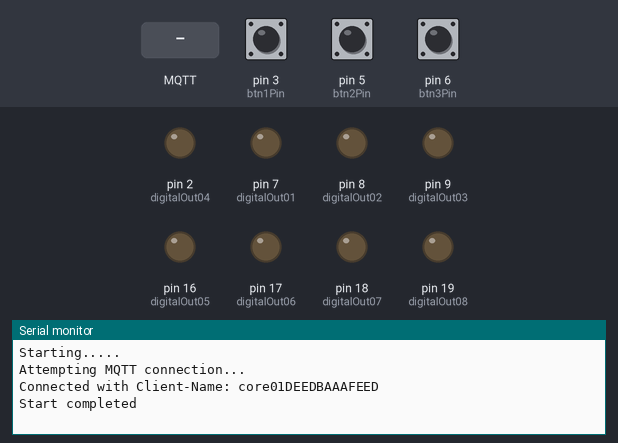
This sketch was run on a simulated Arduino Mega 2560, built with avr-gcc and run on an emulated ATmega2560. Parts: output pins drawn as LEDs (lit = HIGH), the last lines printed to the serial monitor. Inputs (shaded band) come from the test bench; at power-on: pin 3 (btn1Pin) HIGH, pin 5 (btn2Pin) HIGH, pin 6 (btn3Pin) HIGH. WiFi joins after 1.5 s; servers stay silent unless stated; no MQTT or app messages arrive unless stated.

Above: at 2.9 s.
3.0 s: MQTT message "btn1" arrives on the first subscribed topic
At 4.0 s:
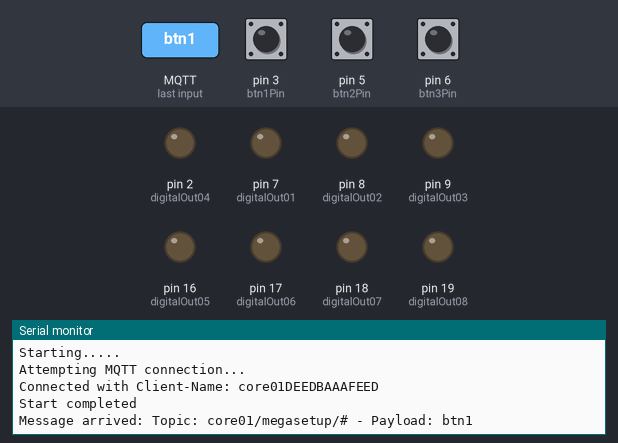
4.5 s: MQTT message "1" arrives on the first subscribed topic
At 5.1 s:
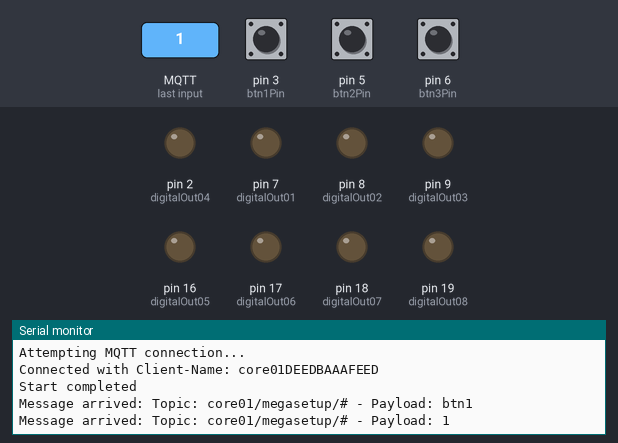
6.0 s: MQTT message "btn1" arrives on the second subscribed topic
At 7.5 s:
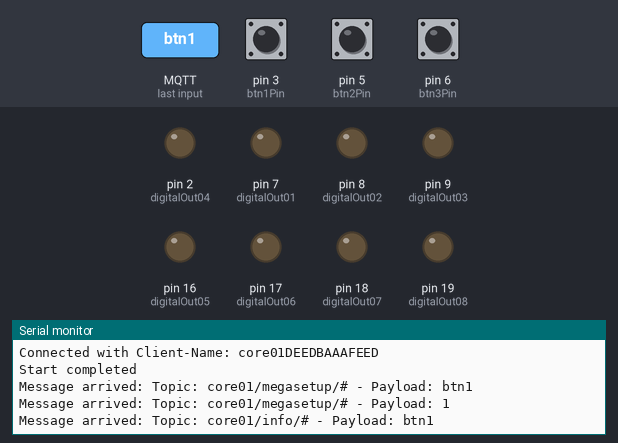

The sketch:

SmartHome-Core.ino
```cpp
/*******************************************/
/* SmartHome Core                          */
/* Version 1.0                             */
/* by wi3                                  */
/* Arduino IDE 1.6.12                      */
/*******************************************/


/*Variablen definieren */
byte mqttsrv[] = {192, 168, 0, 10}; // MQTT Server IP Address
byte mac[] = {0xDE, 0xED, 0xBA, 0xAA, 0xFE, 0xED};
char macString[13];
char ipString[16];
String clientName;

char buff[43]; //Universal Buffer

/******************************************/
/*           MQTT Topic Naming            */
/******************************************/
//MQTT Topic zusammen setzung z.B.:
// core01/dIN01/clicks


#define rootvec "core01"

//Funktions Vektor
#define commandvec "command"
#define infovec "info"
#define setupvec "megasetup"

//EndPunkt Vektoren
#define dOUT01vec "dOUT01"  //Digitale Output Pins
#define dOUT02vec "dOUT02"
#define dOUT03vec "dOUT03"
#define dOUT04vec "dOUT04"
#define dOUT05vec "dOUT05"
#define dOUT06vec "dOUT06"
#define dOUT07vec "dOUT07"
#define dOUT08vec "dOUT08"

#define dIN01vec "dIN01"    //Digital Input Pins
#define dIN02vec "dIN02"
#define dIN03vec "dIN03"
#define dIN04vec "dIN04"
#define dIN05vec "dIN05"
#define dIN06vec "dIN06"
#define dIN07vec "dIN07"
#define dIN08vec "dIN08"


/*Include Libaries */
#include <ClickButton.h>            //https://code.google.com/archive/p/clickbutton/downloads
#include <Ethernet.h>
#include <PubSubClient.h>           //https://github.com/knolleary/pubsubclient

/* Pin's */
#define btn1Pin         3  // Switch Pin's
#define btn2Pin         5
#define btn3Pin         6
#define btn4Pin         25
#define btn5Pin         26
#define btn6Pin         27
#define btn7Pin         28
#define btn8Pin         6

//DUE/Mega
/*
#define digitalOut01    22
#define digitalOut02    24
#define digitalOut03    26
#define digitalOut04    28
#define digitalOut05    30
#define digitalOut06    32
#define digitalOut07    34
#define digitalOut08    36
*/

//UNO

#define digitalOut01    7
#define digitalOut02    8
#define digitalOut03    9
#define digitalOut04    2
#define digitalOut05    16
#define digitalOut06    17
#define digitalOut07    18
#define digitalOut08    19


// Do not use PIN D4 A0 A1 D13 D12 D11 D10 (Ethernet Shield)
// Mega 50 51 52 53

/******************************************/
/*       Define library functions         */
/******************************************/
//Clickbutton
ClickButton btn1(btn1Pin, LOW, CLICKBTN_PULLUP);
ClickButton btn2(btn2Pin, LOW, CLICKBTN_PULLUP);
ClickButton btn3(btn3Pin, LOW, CLICKBTN_PULLUP);

//Ethernet
EthernetClient ethClient;
//PubSub
PubSubClient client(mqttsrv, 1883, ethClient);


/******************************************/
/*               SETUP                    */
/******************************************/
void setup() {
  Serial.begin(9600);
  Serial.println("Starting.....");
  client.setCallback(callback);

  // MAC string used for MQTT setup
  sprintf (macString, "%02X%02X%02X%02X%02X%02X", mac[0], mac[1], mac[2], mac[3], mac[4], mac[5]);

  //Output's
  pinMode(digitalOut01, OUTPUT);     //Output PIN 1
  pinMode(digitalOut02, OUTPUT);     //Output PIN 2
  pinMode(digitalOut03, OUTPUT);     //Output PIN 3
  pinMode(digitalOut04, OUTPUT);     //Output PIN 4
  pinMode(digitalOut05, OUTPUT);     //Output PIN 5
  pinMode(digitalOut06, OUTPUT);     //Output PIN 6
  pinMode(digitalOut07, OUTPUT);     //Output PIN 7
  pinMode(digitalOut08, OUTPUT);     //Output PIN 8


  // ButtonClick library
  btn1.debounceTime    = 20;
  btn1.multiclickTime  = 250;
  btn1.longClickTime = 1000;
  btn2.debounceTime    = 20;
  btn2.multiclickTime  = 250;
  btn2.longClickTime = 1000;
  btn3.debounceTime    = 20;
  btn3.multiclickTime  = 250;
  btn3.longClickTime = 1000;

  Ethernet.begin(mac);

  delay(150);
  reconnect(); //connect to MQTT Broker
  delay(50);


  // MQTT Subscribe
  sprintf (buff, "%s/%s/#", rootvec, setupvec);
  client.subscribe(buff); // subscribing
  sprintf (buff, "%s/%s/#", rootvec, infovec);
  client.subscribe(buff); // subscribing
  sprintf (buff, "%s/%s/#", rootvec, dOUT01vec);
  client.subscribe(buff); // subscribing
  sprintf (buff, "%s/%s/#", rootvec, dOUT02vec);
  client.subscribe(buff); // subscribing
  sprintf (buff, "%s/%s/#", rootvec, dOUT03vec);
  client.subscribe(buff); // subscribing
  sprintf (buff, "%s/%s/#", rootvec, dOUT04vec);
  client.subscribe(buff); // subscribing
  sprintf (buff, "%s/%s/#", rootvec, dOUT05vec);
  client.subscribe(buff); // subscribing
  sprintf (buff, "%s/%s/#", rootvec, dOUT06vec);
  client.subscribe(buff); // subscribing
  sprintf (buff, "%s/%s/#", rootvec, dOUT07vec);
  client.subscribe(buff); // subscribing
  sprintf (buff, "%s/%s/#", rootvec, dOUT08vec);
  client.subscribe(buff); // subscribing

  sprintf (buff, "%s/%s", rootvec, infovec);
  client.publish(buff, "up_and_running");
  Serial.println("Start completed");
}

/******************************************/
/*       LOOOOP                           */
/******************************************/

void loop() {
  if (!client.connected()) { //Check MQTT Connection
    reconnect();
  }

  client.loop();

  /*       Respond to button inputs         */
  btn1.Update();
  btn2.Update();
  btn3.Update();
  if (btn1.clicks != 0) btnFunc("btn1", (char*)btn1.clicks);
  if (btn2.clicks != 0) btnFunc("btn2", (char*)btn2.clicks);
  if (btn3.clicks != 0) btnFunc("btn3", (char*)btn3.clicks);
}


/******************************************/
/*       Button Functions                 */
/******************************************/

void btnFunc(char* btnName, char* clickcount) {
char clicks[10] = "clicks";

  if (btnName == "btn1"){
     sprintf (buff, "%s/%s/%s", rootvec, dIN01vec, clicks);

     if (clickcount == 1){
      client.publish(buff, "1");
     }
     else if (clickcount == 2){
      client.publish(buff, "2");
     }
     else if (clickcount == 3){
      client.publish(buff, "3");
     }
     else if (clickcount == 4){
      client.publish(buff, "4");
     }
     else if (clickcount == -1){
      client.publish(buff, "L");
     }
  }
  else if (btnName == "btn2"){
     sprintf (buff, "%s/%s/%s", rootvec, dIN02vec, clicks);
     if (clickcount == 1){
      client.publish(buff, "1");
     }
     else if (clickcount == 2){
      client.publish(buff, "2");
     }
     else if (clickcount == 3){
      client.publish(buff, "3");
     }
     else if (clickcount == 4){
      client.publish(buff, "4");
     }
     else if (clickcount == -1){
      client.publish(buff, "L");
     }
  }
  else if (btnName == "btn3"){
     sprintf (buff, "%s/%s/%s", rootvec, dIN03vec, clicks);
     if (clickcount == 1){
      client.publish(buff, "1");
     }
     else if (clickcount == 2){
      client.publish(buff, "2");
     }
     else if (clickcount == 3){
      client.publish(buff, "3");
     }
     else if (clickcount == 4){
      client.publish(buff, "4");
     }
     else if (clickcount == -1){
      client.publish(buff, "L");
     }
  }
  else if (btnName == "btn4"){
     sprintf (buff, "%s/%s/%s", rootvec, dIN04vec, clicks);
     if (clickcount == 1){
      client.publish(buff, "1");
     }
     else if (clickcount == 2){
      client.publish(buff, "2");
     }
     else if (clickcount == 3){
      client.publish(buff, "3");
     }
     else if (clickcount == 4){
      client.publish(buff, "4");
     }
     else if (clickcount == -1){
      client.publish(buff, "L");
     }
  }
  else if (btnName == "btn5"){
     sprintf (buff, "%s/%s/%s", rootvec, dIN05vec, clicks);
     if (clickcount == 1){
      client.publish(buff, "1");
     }
     else if (clickcount == 2){
      client.publish(buff, "2");
     }
     else if (clickcount == 3){
      client.publish(buff, "3");
     }
     else if (clickcount == 4){
      client.publish(buff, "4");
     }
     else if (clickcount == -1){
      client.publish(buff, "L");
     }
  }
    else if (btnName == "btn6"){
     sprintf (buff, "%s/%s/%s", rootvec, dIN06vec, clicks);
     if (clickcount == 1){
      client.publish(buff, "1");
     }
     else if (clickcount == 2){
      client.publish(buff, "2");
     }
     else if (clickcount == 3){
      client.publish(buff, "3");
     }
     else if (clickcount == 4){
      client.publish(buff, "4");
     }
     else if (clickcount == -1){
      client.publish(buff, "L");
     }
  }
    else if (btnName == "btn7"){
     sprintf (buff, "%s/%s/%s", rootvec, dIN08vec, clicks);
     if (clickcount == 1){
      client.publish(buff, "1");
     }
     else if (clickcount == 2){
      client.publish(buff, "2");
     }
     else if (clickcount == 3){
      client.publish(buff, "3");
     }
     else if (clickcount == 4){
      client.publish(buff, "4");
     }
     else if (clickcount == -1){
      client.publish(buff, "L");
     }
    }
       else if (btnName == "btn8"){
     sprintf (buff, "%s/%s/%s", rootvec, dIN08vec, clicks);
     if (clickcount == 1){
      client.publish(buff, "1");
     }
     else if (clickcount == 2){
      client.publish(buff, "2");
     }
     else if (clickcount == 3){
      client.publish(buff, "3");
     }
     else if (clickcount == 4){
      client.publish(buff, "4");
     }
     else if (clickcount == -1){
      client.publish(buff, "L");
     }
  }
}

/******************************************/
/*       MQTT Callback                    */
/******************************************/

void callback(char* topic, byte* payload, unsigned int length) {
  int i = 0;
  char msg[100];
  char set[10] = "set";
  char state[10] = "state";
  char buff2[43];
  payload[length] = '\0';
  Serial.print("Message arrived: Topic: " + String(topic) + " - Payload: " );
  // Controller Setup / paging functionality

  for (i = 0; i < length; i++) {
    msg[i] = payload[i];
  }
  msg[i] = '\0';
  String msgString = String(msg);
  Serial.println(msgString);

  //Filter Messages & Execute Commands

  //Digital Output Port 1
  sprintf (buff, "%s/%s/%s", rootvec, dOUT01vec, set);
  if (String(topic) == buff && msgString == "on") {
    digitalWrite(digitalOut01, HIGH);
    sprintf(buff2, "%s/%s/%s", rootvec, dOUT01vec, state);
    client.publish(buff2, "on");
  }
  else if (String(topic) == buff && msgString == "off") {
    digitalWrite(digitalOut01, LOW);
    sprintf(buff2, "%s/%s/%s", rootvec, dOUT01vec, state);
    client.publish(buff2, "off");
  }
  //Digital Output Port 2
  sprintf (buff, "%s/%s/%s", rootvec, dOUT02vec, set);
  if (String(topic) == buff && msgString == "on") {
    digitalWrite(digitalOut02, HIGH);
    sprintf(buff2, "%s/%s/%s", rootvec, dOUT02vec, state);
    client.publish(buff2, "on");
  }
  else if (String(topic) == buff && msgString == "off") {
    digitalWrite(digitalOut02, LOW);
    sprintf(buff2, "%s/%s/%s", rootvec, dOUT02vec, state);
    client.publish(buff2, "off");
  }
  //Digital Output Port 3
  sprintf (buff, "%s/%s/%s", rootvec, dOUT03vec, set);
  if (String(topic) == buff && msgString == "on") {
    digitalWrite(digitalOut03, HIGH);
    sprintf(buff2, "%s/%s/%s", rootvec, dOUT03vec, state);
    client.publish(buff2, "on");
  }
  else if (String(topic) == buff && msgString == "off") {
    digitalWrite(digitalOut03, LOW);
    sprintf(buff2, "%s/%s/%s", rootvec, dOUT03vec, state);
    client.publish(buff2, "off");
  }
  //Digital Output Port 4
  sprintf (buff, "%s/%s/%s", rootvec, dOUT04vec, set);
  if (String(topic) == buff && msgString == "on") {
    digitalWrite(digitalOut04, HIGH);
    sprintf(buff2, "%s/%s/%s", rootvec, dOUT04vec, state);
    client.publish(buff2, "on");
  }
  else if (String(topic) == buff && msgString == "off") {
    digitalWrite(digitalOut04, LOW);
    sprintf(buff2, "%s/%s/%s", rootvec, dOUT04vec, state);
    client.publish(buff2, "off");
  }
  //Digital Output Port 5
  sprintf (buff, "%s/%s/%s", rootvec, dOUT05vec, set);
  if (String(topic) == buff && msgString == "on") {
    digitalWrite(digitalOut05, HIGH);
    sprintf(buff2, "%s/%s/%s", rootvec, dOUT05vec, state);
    client.publish(buff2, "on");
  }
  else if (String(topic) == buff && msgString == "off") {
    digitalWrite(digitalOut05, LOW);
    sprintf(buff2, "%s/%s/%s", rootvec, dOUT05vec, state);
    client.publish(buff2, "off");
  }
  //Digital Output Port 6
  sprintf (buff, "%s/%s/%s", rootvec, dOUT06vec, set);
  if (String(topic) == buff && msgString == "on") {
    digitalWrite(digitalOut06, HIGH);
    sprintf(buff2, "%s/%s/%s", rootvec, dOUT06vec, state);
    client.publish(buff2, "on");
  }
  else if (String(topic) == buff && msgString == "off") {
    digitalWrite(digitalOut06, LOW);
    sprintf(buff2, "%s/%s/%s", rootvec, dOUT06vec, state);
    client.publish(buff2, "off");
  }
  //Digital Output Port 7
  sprintf (buff, "%s/%s/%s", rootvec, dOUT07vec, set);
  if (String(topic) == buff && msgString == "on") {
    digitalWrite(digitalOut07, HIGH);
    sprintf(buff2, "%s/%s/%s", rootvec, dOUT07vec, state);
    client.publish(buff2, "on");
  }
  else if (String(topic) == buff && msgString == "off") {
    digitalWrite(digitalOut07, LOW);
    sprintf(buff2, "%s/%s/%s", rootvec, dOUT07vec, state);
    client.publish(buff2, "off");
  }
  //Digital Output Port 8
  sprintf (buff, "%s/%s/%s", rootvec, dOUT08vec, set);
  if (String(topic) == buff && msgString == "on") {
    digitalWrite(digitalOut08, HIGH);
    sprintf(buff2, "%s/%s/%s", rootvec, dOUT08vec, state);
    client.publish(buff2, "on");
  }
  else if (String(topic) == buff && msgString == "off") {
    digitalWrite(digitalOut08, LOW);
    sprintf(buff2, "%s/%s/%s", rootvec, dOUT08vec, state);
    client.publish(buff2, "off");
  }


}

/******************************************/
/*       MQTT Reconnect                   */
/******************************************/
void reconnect() {
  while (!client.connected()) {
    Serial.println("Attempting MQTT connection...");
    // Generate client name based on MAC address
    String clientName;
    clientName += rootvec;
    clientName += macString;

    if (client.connect((char*) clientName.c_str())) {
      Serial.print("Connected with Client-Name: ");
      Serial.println(clientName);
      sprintf (buff, "%s/%s/%s", rootvec, infovec, "mqtt");
      client.publish(buff, "reconnect");

    } else {
      Serial.print("failed, rc=");
      Serial.print(client.state());
      Serial.println(" try again in 5 seconds");
      // 5 Sekunden warten bis zu einen erneuten Verbinden
      delay(5000);
    }
  }
}
```

Measured:
- after the input at 3.0 s, the serial monitor: prints a new line at once (image 1)
- after the input at 4.5 s, the serial monitor: prints a new line at once (image 2)
- after the input at 6.0 s, the serial monitor: prints a new line at once (image 3)
